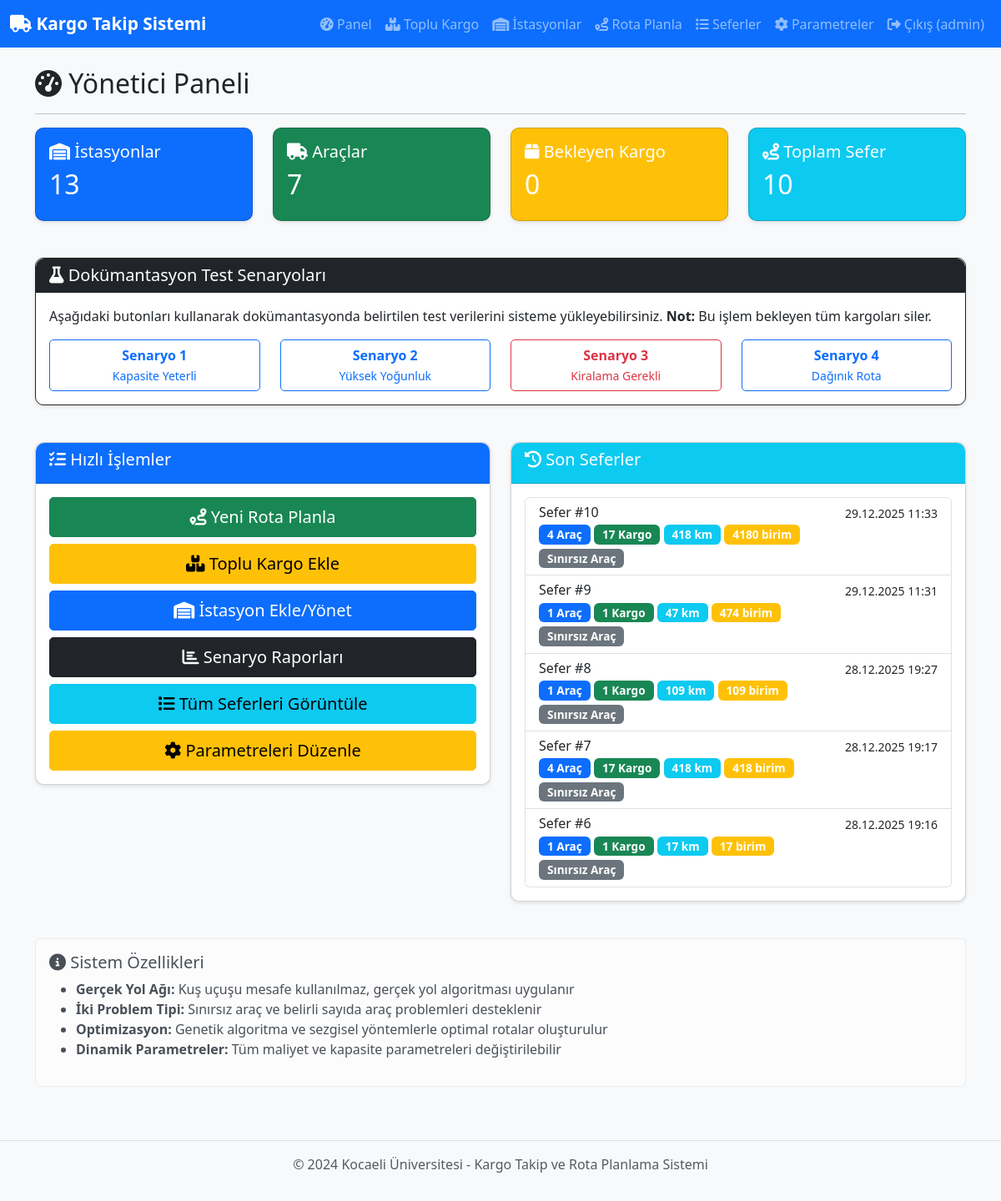
The page /admin/dashboard (signed in) on the database its author committed.
### models.py (models this page shows, shortened)
class User(UserMixin, db.Model):
    __tablename__ = 'users'
    id = db.Column(db.Integer, primary_key=True)
    username = db.Column(db.String(80), unique=True, nullable=False)
    password_hash = db.Column(db.String(200), nullable=False)
    is_admin = db.Column(db.Boolean, default=False)
    created_at = db.Column(db.DateTime, default=datetime.utcnow)
    cargos = db.relationship('Cargo', backref='user', lazy=True, cascade='all, delete-orphan')

class Trip(db.Model):
    __tablename__ = 'trips'
    id = db.Column(db.Integer, primary_key=True)
    trip_date = db.Column(db.Date, nullable=False)  # Sefer tarihi
    problem_type = db.Column(db.String(50), nullable=False)  # 'unlimited' veya 'limited'
    total_cost = db.Column(db.Float, default=0)
    total_distance = db.Column(db.Float, default=0)  # km
    vehicle_count = db.Column(db.Integer, default=0)
    cargo_count = db.Column(db.Integer, default=0)
    total_weight = db.Column(db.Float, default=0)  # kg
    accepted_cargo_count = db.Column(db.Integer, default=0)  # Belirli araç probleminde
    rejected_cargo_count = db.Column(db.Integer, default=0)  # Belirli araç probleminde
    created_at = db.Column(db.DateTime, default=datetime.utcnow)
    routes = db.relationship('Route', backref='trip', lazy=True, cascade='all, delete-orphan')

### app.py (the view)
@app.route('/admin/dashboard')
@login_required
def admin_dashboard():
    if not current_user.is_admin:
        return redirect(url_for('user_dashboard'))
    total_stations = Station.query.filter_by(is_active=True).count()
    total_vehicles = Vehicle.query.filter_by(is_active=True).count()
    pending_cargos = Cargo.query.filter_by(status='pending').count()
    total_trips = Trip.query.count()
    recent_trips = Trip.query.order_by(Trip.created_at.desc()).limit(5).all()
    return render_template('admin/dashboard.html',
                         stats={
                             'stations': total_stations,
                             'vehicles': total_vehicles,
                             'pending_cargos': pending_cargos,
                             'trips': total_trips
                         },
                         recent_trips=recent_trips)

### app.py (called while the page is built)
@login_manager.user_loader
def load_user(user_id):
    return User.query.get(int(user_id))

### templates/admin/dashboard.html (shortened to what this page needs)
{% extends "base.html" %}
{% block content %}
<div class="row">
    <div class="col-12">
        <h2><i class="fas fa-tachometer-alt"></i> Yönetici Paneli</h2>
        <hr>
    </div>
</div>
<div class="row mb-4">
    <div class="col-md-3">
        <div class="card bg-primary text-white">
            <div class="card-body">
                <h5><i class="fas fa-warehouse"></i> İstasyonlar</h5>
                <h2>{{ stats.stations }}</h2>
            </div>
        </div>
    </div>
    <div class="col-md-3">
        <div class="card bg-success text-white">
            <div class="card-body">
                <h5><i class="fas fa-truck"></i> Araçlar</h5>
                <h2>{{ stats.vehicles }}</h2>
            </div>
        </div>
    </div>
    <div class="col-md-3">
        <div class="card bg-warning text-white">
            <div class="card-body">
                <h5><i class="fas fa-box"></i> Bekleyen Kargo</h5>
                <h2>{{ stats.pending_cargos }}</h2>
            </div>
        </div>
    </div>
    <div class="col-md-3">
        <div class="card bg-info text-white">
            <div class="card-body">
                <h5><i class="fas fa-route"></i> Toplam Sefer</h5>
                <h2>{{ stats.trips }}</h2>
            </div>
        </div>
    </div>
</div>
<div class="row mb-4">
    <div class="col-12">
        <div class="card border-dark">
            <div class="card-header bg-dark text-white">
                <h5 class="mb-0"><i class="fas fa-flask"></i> Dokümantasyon Test Senaryoları</h5>
            </div>
            <div class="card-body">
                <p class="card-text">Aşağıdaki butonları kullanarak dokümantasyonda belirtilen test verilerini sisteme
                    yükleyebilirsiniz. <strong>Not:</strong> Bu işlem bekleyen tüm kargoları siler.</p>
                <div class="row">
                    <div class="col-md-3">
                        <div class="d-grid">
                            <a href="{{ url_for('load_scenario', scenario_id=1) }}" class="btn btn-outline-primary"
                                onclick="return confirm('Mevcut bekleyen kargolar silinecek. Onaylıyor musunuz?')">
                                <strong>Senaryo 1</strong><br>
                                <small>Kapasite Yeterli</small>
                            </a>
                        </div>
                    </div>
                    <div class="col-md-3">
                        <div class="d-grid">
                            <a href="{{ url_for('load_scenario', scenario_id=2) }}" class="btn btn-outline-primary"
                                onclick="return confirm('Mevcut bekleyen kargolar silinecek. Onaylıyor musunuz?')">
                                <strong>Senaryo 2</strong><br>
                                <small>Yüksek Yoğunluk</small>
                            </a>
                        </div>
                    </div>
                    <div class="col-md-3">
                        <div class="d-grid">
                            <a href="{{ url_for('load_scenario', scenario_id=3) }}" class="btn btn-outline-danger"
                                onclick="return confirm('Mevcut bekleyen kargolar silinecek. Onaylıyor musunuz?')">
                                <strong>Senaryo 3</strong><br>
                                <small>Kiralama Gerekli</small>
                            </a>
                        </div>
                    </div>
                    <div class="col-md-3">
                        <div class="d-grid">
                            <a href="{{ url_for('load_scenario', scenario_id=4) }}" class="btn btn-outline-primary"
                                onclick="return confirm('Mevcut bekleyen kargolar silinecek. Onaylıyor musunuz?')">
                                <strong>Senaryo 4</strong><br>
                                <small>Dağınık Rota</small>
                            </a>
                        </div>
                    </div>
                </div>
            </div>
        </div>
    </div>
</div>
<div class="row mb-4">
    <div class="col-md-6">
        <div class="card">
            <div class="card-header bg-primary text-white">
                <h5><i class="fas fa-tasks"></i> Hızlı İşlemler</h5>
            </div>
            <div class="card-body">
                <div class="d-grid gap-2">
                    <a href="{{ url_for('plan_route') }}" class="btn btn-lg btn-success">
                        <i class="fas fa-route"></i> Yeni Rota Planla
                    </a>
                    <a href="{{ url_for('bulk_cargo') }}" class="btn btn-lg btn-warning">
                        <i class="fas fa-boxes"></i> Toplu Kargo Ekle
                    </a>
                    <a href="{{ url_for('manage_stations') }}" class="btn btn-lg btn-primary">
                        <i class="fas fa-warehouse"></i> İstasyon Ekle/Yönet
                    </a>
                    <a href="{{ url_for('scenario_reports') }}" class="btn btn-lg btn-dark">
                        <i class="fas fa-chart-bar"></i> Senaryo Raporları
                    </a>
                    <a href="{{ url_for('list_trips') }}" class="btn btn-lg btn-info">
                        <i class="fas fa-list"></i> Tüm Seferleri Görüntüle
                    </a>
                    <a href="{{ url_for('manage_parameters') }}" class="btn btn-lg btn-warning">
                        <i class="fas fa-cog"></i> Parametreleri Düzenle
                    </a>
                </div>
            </div>
        </div>
    </div>
    <div class="col-md-6">
        <div class="card">
            <div class="card-header bg-info text-white">
                <h5><i class="fas fa-history"></i> Son Seferler</h5>
            </div>
            <div class="card-body">
                {% if recent_trips %}
                <div class="list-group">
                    {% for trip in recent_trips %}
                    <a href="{{ url_for('view_trip', trip_id=trip.id) }}"
                        class="list-group-item list-group-item-action">
                        <div class="d-flex w-100 justify-content-between">
                            <h6 class="mb-1">Sefer #{{ trip.id }}</h6>
                            <small>{{ trip.created_at.strftime('%d.%m.%Y %H:%M') }}</small>
                        </div>
                        <p class="mb-1">
                            <span class="badge bg-primary">{{ trip.vehicle_count }} Araç</span>
                            <span class="badge bg-success">{{ trip.cargo_count }} Kargo</span>
                            <span class="badge bg-info">{{ "%.0f"|format(trip.total_distance) }} km</span>
                            <span class="badge bg-warning">{{ "%.0f"|format(trip.total_cost) }} birim</span>
                        </p>
                        <small>
                            {% if trip.problem_type == 'unlimited' %}
                            <span class="badge bg-secondary">Sınırsız Araç</span>
                            {% else %}
                            <span class="badge bg-secondary">Belirli Sayıda Araç</span>
                            {% endif %}
                        </small>
                    </a>
                    {% endfor %}
                </div>
                {% else %}
                <div class="alert alert-info">
                    <i class="fas fa-info-circle"></i> Henüz sefer oluşturulmamış.
                </div>
                {% endif %}
            </div>
        </div>
    </div>
</div>
<div class="row">
    <div class="col-12">
        <div class="alert alert-light">
            <h5><i class="fas fa-info-circle"></i> Sistem Özellikleri</h5>
            <ul>
                <li><strong>Gerçek Yol Ağı:</strong> Kuş uçuşu mesafe kullanılmaz, gerçek yol algoritması uygulanır</li>
                <li><strong>İki Problem Tipi:</strong> Sınırsız araç ve belirli sayıda araç problemleri desteklenir</li>
                <li><strong>Optimizasyon:</strong> Genetik algoritma ve sezgisel yöntemlerle optimal rotalar oluşturulur
                </li>
                <li><strong>Dinamik Parametreler:</strong> Tüm maliyet ve kapasite parametreleri değiştirilebilir</li>
            </ul>
        </div>
    </div>
</div>
{% endblock %}

### templates/base.html (shortened to what this page needs)
<!DOCTYPE html>
<html lang="tr">
<head>
    <link href="https://cdn.jsdelivr.net/npm/bootstrap@5.3.0/dist/css/bootstrap.min.css" rel="stylesheet">
    <link rel="stylesheet" href="https://cdnjs.cloudflare.com/ajax/libs/font-awesome/6.4.0/css/all.min.css">
    <link rel="stylesheet" href="{{ url_for('static', filename='css/style.css') }}">
</head>
<body>
    <nav class="navbar navbar-expand-lg navbar-dark bg-primary">
        <div class="container-fluid">
            <a class="navbar-brand" href="{{ url_for('index') }}">
                <i class="fas fa-truck"></i> Kargo Takip Sistemi
            </a>
            <div class="collapse navbar-collapse" id="navbarNav">
                <ul class="navbar-nav ms-auto">
                    {% if current_user.is_authenticated %}
                        {% if current_user.is_admin %}
                            <li class="nav-item">
                                <a class="nav-link" href="{{ url_for('admin_dashboard') }}">
                                    <i class="fas fa-tachometer-alt"></i> Panel
                                </a>
                            </li>
                            <li class="nav-item">
                                <a class="nav-link" href="{{ url_for('bulk_cargo') }}">
                                    <i class="fas fa-boxes"></i> Toplu Kargo
                                </a>
                            </li>
                            <li class="nav-item">
                                <a class="nav-link" href="{{ url_for('manage_stations') }}">
                                    <i class="fas fa-warehouse"></i> İstasyonlar
                                </a>
                            </li>
                            <li class="nav-item">
                                <a class="nav-link" href="{{ url_for('plan_route') }}">
                                    <i class="fas fa-route"></i> Rota Planla
                                </a>
                            </li>
                            <li class="nav-item">
                                <a class="nav-link" href="{{ url_for('list_trips') }}">
                                    <i class="fas fa-list"></i> Seferler
                                </a>
                            </li>
                            <li class="nav-item">
                                <a class="nav-link" href="{{ url_for('manage_parameters') }}">
                                    <i class="fas fa-cog"></i> Parametreler
                                </a>
                            </li>
                        {% endif %}
                        <li class="nav-item">
                            <a class="nav-link" href="{{ url_for('logout') }}">
                                <i class="fas fa-sign-out-alt"></i> Çıkış ({{ current_user.username }})
                            </a>
                        </li>
                    {% else %}
                        <li class="nav-item">
                            <a class="nav-link" href="{{ url_for('login') }}">
                                <i class="fas fa-sign-in-alt"></i> Giriş
                            </a>
                        </li>
                    {% endif %}
                </ul>
            </div>
        </div>
    </nav>
    <div class="container mt-4">
        {% block content %}{% endblock %}
    </div>
    <footer class="bg-light text-center text-muted py-3 mt-5">
        <div class="container">
            <p>&copy; 2024 Kocaeli Üniversitesi - Kargo Takip ve Rota Planlama Sistemi</p>
        </div>
    </footer>
</body>
</html>

### static/css/style.css (style rules this page uses)
body { font-family: 'Segoe UI', Tahoma, Geneva, Verdana, sans-serif; background-color: #f8f9fa; }
.navbar-brand { font-weight: bold; font-size: 1.3rem; }
.card { border-radius: 10px; box-shadow: 0 2px 4px rgba(0,0,0,0.1); margin-bottom: 20px; }
.card-header { border-radius: 10px 10px 0 0 !important; font-weight: bold; }
.btn { border-radius: 5px; font-weight: 500; }
footer { margin-top: 50px; border-top: 1px solid #dee2e6; }
.badge { padding: 5px 10px; font-size: 0.85rem; }
.alert { animation: fadeIn 0.5s; }

### rows shown on the page
User: username "admin"
Trip: id "10", created_at "29.12.2025 11:33", vehicle_count "4", cargo_count "17", total_distance "418", total_cost "4180", problem_type "Sınırsız Araç"
Trip: id "9", created_at "29.12.2025 11:31", vehicle_count "1", cargo_count "1", total_distance "47", total_cost "474", problem_type "Sınırsız Araç"
Trip: id "8", created_at "28.12.2025 19:27", vehicle_count "1", cargo_count "1", total_distance "109", total_cost "109", problem_type "Sınırsız Araç"
Trip: id "7", created_at "28.12.2025 19:17", vehicle_count "4", cargo_count "17", total_distance "418", total_cost "418", problem_type "Sınırsız Araç"
Trip: id "6", created_at "28.12.2025 19:16", vehicle_count "1", cargo_count "1", total_distance "17", total_cost "17", problem_type "Sınırsız Araç"

### other values the page prints
{{ stats.stations }} "13"
{{ stats.vehicles }} "7"
{{ stats.pending_cargos }} "0"
{{ stats.trips }} "10"
